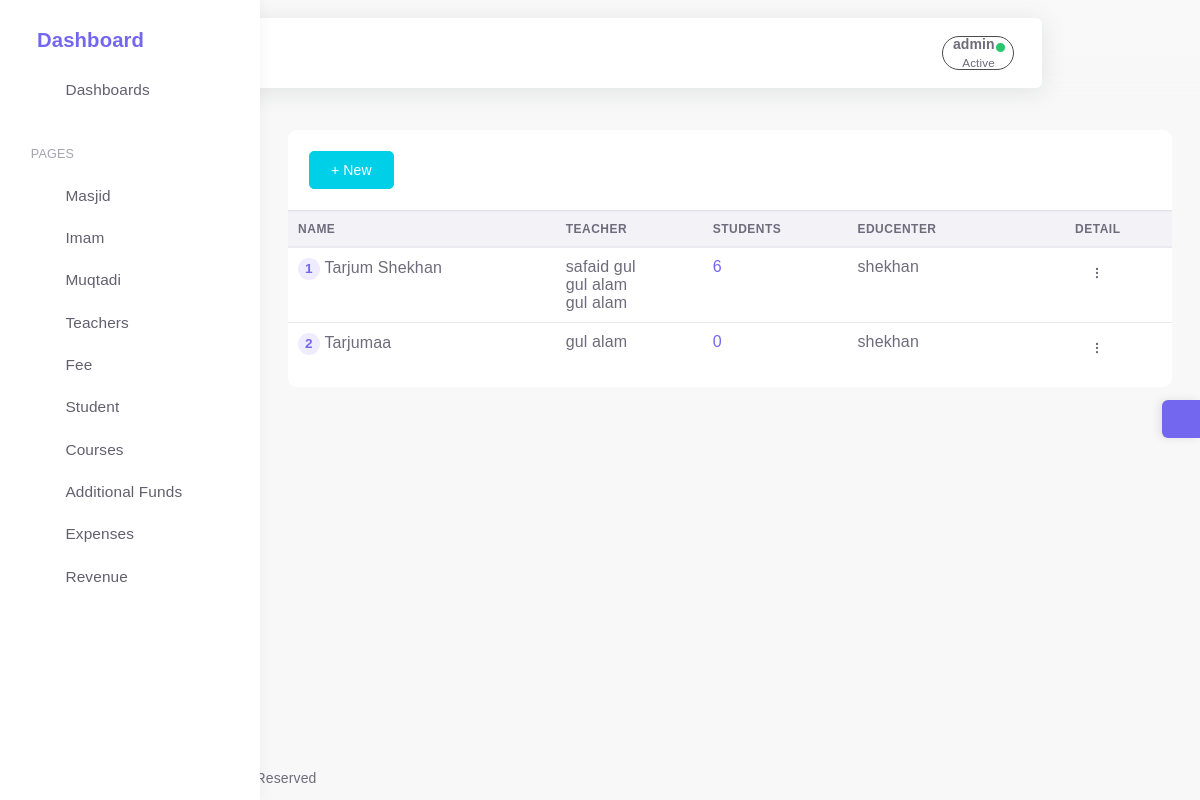
The app's page /courseslist (signed in) with its own data.
### app/models.py (models this page shows, shortened)
class Cusmanager(models.Model):
    is_deleted=models.BooleanField(default=False)
    objects=Softdeletemanager()
    allobjects=models.Manager()
    class Meta:
        abstract=True

class Courses(Cusmanager):
        name = models.CharField(max_length=30)
        educenter = models.ForeignKey("Educenter", on_delete=models.CASCADE)

class Teacher(Cusmanager):
        name=models.CharField(max_length=30)
        address=models.CharField(max_length=60,blank=True, null=True)
        is_imam=models.BooleanField(default=False)
        is_teacher=models.BooleanField(default=False)
        cnic=models.PositiveIntegerField(blank=True, null=True,validators=[validate_cnic])
        salary=models.PositiveIntegerField(validators=[validate_money])
        phone=models.IntegerField(validators=[validate_phone],help_text="Enter phone number without zero")
        courses=models.ManyToManyField('Courses' ,blank=True)
        educenter=models.ForeignKey("Educenter",on_delete=models.CASCADE)
        qualification=models.CharField(max_length=50,null=True,blank=True)
        admission_date= models.IntegerField(default=today.day, validators=[validate_date])
        adm_month= models.IntegerField(default=today.month,validators=[validate_date])
        adm_year= models.IntegerField(default=today.year, validators=[validate_year])

class Educenter(Cusmanager):
    useradmin = models.OneToOneField(Useradmin, on_delete=models.CASCADE)
    name=models.CharField(max_length=50)
    address=models.CharField(max_length=60)
    def __str__(self):
        return self.name

### app/views.py (the view, shortened to what this page needs)
# urls.py: path('courseslist',Courselist.as_view(),name="courseslist"),
class Courselist(LoginRequiredMixin,ListView):
    template_name="Courses/Courselist.html"
    model=Courses
    context_object_name="courses"
    fields="__all__"
    def get_queryset(self):
        if self.request.user.is_superuser:
            qs=Courses.objects.filter(is_deleted=False).order_by('educenter')
            return qs

### app/cusmanager.py (called while the page is built)
    def get_queryset(self):
        return super().get_queryset().filter(is_deleted=False)

### templates/Courses/Courselist.html (shortened to what this page needs)
{% extends 'base.html' %}
{% load static %}
{% block content %}
<link rel="stylesheet" type="text/css" href="https://cdn.datatables.net/1.10.20/css/jquery.dataTables.css">
<link rel="stylesheet"  href="https://cdn.datatables.net/buttons/2.2.3/css/buttons.dataTables.min.css" >
{% if request.user.is_superuser %}
<div style="border-radius:9px;"  class="bg-white table-responsive">
                                <table class="table table-hover example ">
                                    <div class="card-header"><a href="{% url 'admcreatecourses'  %}" class="btn btn-info">+ New</a> </div>
                                    <thead>
                                        <tr>
                                            <th>Name</th>
                                            <th>Teacher</th>
                                            <th>Students</th>
                                            <th>educenter</th>
                                            <th></th>
                                            <th>detail</th>
                                        </tr>
                                    </thead>
                                    <tbody>
                                    {% for course in courses %}
                                        <tr>
                                            <td>
                            <span class="badge badge-pill badge-light-primary"> {{forloop.counter}} </span><b></b><b></b>
                                                <span class="font-weight-bold  ">{{course.name|title}}</span>
                                            </td>
                                            <td>
                                            {%for teacher in course.teacher_set.all %}
                                            {{teacher.name}}<br>
                                                {% empty %}
                                                No added yet
                                            {% endfor %}
                                            </td>
                                            <td>
                                                <div class="x-sets.30px">
                                            <a href="{% url 'stulist' %}">     {{course.student_set.count}}</a>
                                                </div>
                                            <td><span class=" badge-light-primary mr-1">{{course.educenter}}</span></td>
                                            <td>
                                                </td>
                                            <td>
                                                <div class="dropdown">
                                                    <button type="button" class="btn btn-sm dropdown-toggle hide-arrow waves-effect waves-float waves-light" data-toggle="dropdown">
                                                    </button>
                                                </div>
                                            </td>
                                        </tr>
 {% endfor %}
                                    </tbody>
                                    {% endif %}
                                </table>
                            </div>
</table></div>
 {% endblock %}

### templates/base.html (shortened to what this page needs)
{% load static %}
<html class="loading" lang="en" data-textdirection="ltr">
<head>
 <link href="https://cdn.jsdelivr.net/npm/select2@4.1.0-beta.1/dist/css/select2.min.css" rel="stylesheet" />
    <link rel="stylesheet" type="text/css" href="{% static '/app-assets/vendors/css/vendors.min.css' %}">
    <link rel="stylesheet" type="text/css" href="{% static '/app-assets/vendors/css/extensions/toastr.min.css' %}">
    <link rel="stylesheet" type="text/css " href="{% static '/app-assets/vendors/css/charts/apexcharts.css' %}">
    <link rel="stylesheet" href="https://cdn.jsdelivr.net/npm/bootstrap@4.6.0/dist/css/bootstrap.min.css">
    <link rel="stylesheet" type="text/css" href="{% static '/app-assets/css/bootstrap-extended.min.css' %}">
    <link rel="stylesheet" type="text/css" href="{% static '/app-assets/css/bootstrap.min.css' %}">
    <link rel="stylesheet" type="text/css" href="{% static '/app-assets/css/colors.min.css' %}">
    <link rel="stylesheet" type="text/css" href="{% static '/app-assets/css/components.min.css' %}">
    <link rel="stylesheet" type="text/css" href="{% static '/app-assets/css/themes/dark-layout.min.css' %}">
    <link rel="stylesheet" type="text/css" href="{% static '/app-assets/css/themes/bordered-layout.min.css' %}">
    <link rel="stylesheet" type="text/css" href="{% static '/app-assets/css/themes/semi-dark-layout.min.css' %}">
    <link rel="stylesheet" type="text/css" href="{% static '/app-assets/css/core/menu/menu-types/vertical-menu.min.css' %}">
    <link rel="stylesheet" type="text/css" href="{% static '/app-assets/css/pages/dashboard-ecommerce.min.css' %}">
    <link rel="stylesheet" type="text/css" href="{% static '/app-assets/css/plugins/charts/chart-apex.min.css' %}">
    <link rel="stylesheet" type="text/css" href="{% static '/app-assets/css/plugins/extensions/ext-component-toastr.min.css' %}">
    <link rel="stylesheet" type="text/css" href="{% static '/assets/css/style.css' %}">
</head>
<body class="vertical-layout vertical-menu-modern  navbar-floating footer-static  mainbody" data-open="click" data-menu="vertical-menu-modern" data-col="">
    <span style="display:none;">{% now "Y" as cyear %} {% now "n" as cmonth%}</span>
<nav class="header-navbar navbar navbar-expand-lg align-items-center floating-nav navbar-light navbar-shadow container-xxl">
    <div class="navbar-container d-flex content">
        <div class="bookmark-wrapper d-flex align-items-center">
            <ul class="nav navbar-nav">
                <li class="nav-item d-none d-lg-block"><a class="nav-link bookmark-star"><i class="ficon text-warning" data-feather="star"></i></a>
                </li>
            </ul>
        </div>
        <ul class="nav navbar-nav align-items-center ml-auto rounded">
            {% if request.user.is_authenticated %}
            <li class="nav-item dropdown dropdown-user border-dark"  style="padding:0px; margin:0px; border-radius:90px;"><a class=" nav-link dropdown-toggle dropdown-user-link"  href="javascript:void(0);" data-toggle="dropdown" aria-haspopup="true" aria-expanded="false">
                <div class="user-nav d-sm-flex d-none"><span class="user-name font-weight-bolder">{{request.user}}</span><span class="user-status">Active</span></div><span class="avatar"><span class="avatar-status-online"></span></span></a>
            </li>
            {% endif %}
        </ul>
    </div>
</nav>
<div class="main-menu menu-fixed menu-light menu-accordion menu-shadow" data-scroll-to-active="true">
    <div class="navbar-header">
        <ul class="nav navbar-nav flex-row">
            <li class="nav-item mr-auto"><a class="navbar-brand" href="/">
                    <h2 class="brand-text">Dashboard</h2></a></li>
            <li class="nav-item nav-toggle"><a class="nav-link modern-nav-toggle pr-0" data-toggle="collapse"><i class="d-none d-xl-block collapse-toggle-icon font-medium-4  text-primary" data-feather="disc" data-ticon="disc"></i></a></li>
        </ul>
    </div>
    <div class="main-menu-content">
        <ul class="navigation navigation-main" id="main-menu-navigation" data-menu="menu-navigation">
            <li class=" nav-item"><a class="d-flex align-items-center" href="/"><i data-feather="home"></i><span class="menu-title text-truncate" data-i18n="Dashboards">Dashboards</span></a>
            </li>
            <li class=" navigation-header  align-items-center"><span data-i18n="Apps &amp; Pages">   Pages</span><i data-feather="more-horizontal"></i>
          {% if request.user.is_superuser %}
            </li>
            <li class=" nav-item"><a class="d-flex align-items-center" href="{% url 'educenlist'%}"><i data-feather="home"></i><span class="menu-title text-truncate" data-i18n="Email">Masjid</span></a>
            </li>
          {% endif %}
            <li class=" nav-item"><a class="d-flex align-items-center" href="{% url 'imamlist'%}"><i data-feather="users"></i><span class="menu-title text-truncate" data-i18n="Chat">Imam </span></a>
            </li>
            <li class=" nav-item"><a class="d-flex align-items-center" href="{% url 'emplist'%}"><i data-feather="users"></i><span class="menu-title text-truncate" data-i18n="Todo">Muqtadi</span></a>
            </li>
            <li class=" nav-item"><a class="d-flex align-items-center" href="{% url 'teacherlist'%}"><i data-feather="users"></i><span class="menu-title text-truncate" data-i18n="Calendar">Teachers</span></a>
            </li>
            <li class=" nav-item"><a class="d-flex align-items-center" href="{% url 'paytmentmenue'%}"><i data-feather="dollar-sign"></i><span class="menu-title text-truncate" data-i18n="Kanban">Fee</span></a>
            </li>
            <li class=" nav-item"><a class="d-flex align-items-center" href="{% url 'stulist'%}"><i data-feather="users"></i><span class="menu-title text-truncate" data-i18n="Kanban">Student</span></a>
            </li>
            <li class=" nav-item"><a class="d-flex align-items-center" href="{% url 'courseslist'%}"><i data-feather="book"></i><span class="menu-title text-truncate" data-i18n="Kanban">Courses</span></a>
            </li>
            <li class=" nav-item"><a class="d-flex align-items-center" href="{% url 'sidefundlist' cmonth cyear %}"><i data-feather="briefcase"></i><span class="menu-title text-truncate" data-i18n="Kanban">Additional Funds</span></a>
            </li>
            <li class=" nav-item"><a class="d-flex align-items-center" href="{% url 'expenselist' cmonth cyear %}"><i data-feather="shopping-bag"></i><span class="menu-title text-truncate" data-i18n="Kanban">Expenses</span></a>
            </li>
            {% now "n" as current_month %}
            {% now "Y" as current_year %}
            <li class=" nav-item"><a class="d-flex align-items-center" href="{% url 'showrevenue'  current_month current_year %}"><i data-feather="pocket"></i><span class="menu-title text-truncate" data-i18n="Kanban">Revenue</span></a>
            </li>
        </ul>
    </div>
</div>
<div class="app-content content">
    <div class="content-wrapper container-xxl p-0">
        <div class="content-header row">
        </div>
        <div class="content-body">
            <section id="multiple-column-form sect" class="mainsection float-center ">
                    {% block content %}
                    {% endblock content %}
        </div>
    </div>
<div class="customizer d-none d-md-block"><a class="customizer-toggle d-flex align-items-center justify-content-center" href="javascript:void(0);"><i class="spinner" data-feather="settings"></i></a>
</div>
<footer class="footer footer-static footer-light">
  <p class="clearfix mb-0"><span class="float-md-left d-block d-md-inline-block mt-25">COPYRIGHT  &copy; 2022<a class="ml-25" href="https://1.envato.market/pixinvent_portfolio" target="_blank">test</a><span class="d-none d-sm-inline-block">, All rights Reserved</span></span></p>
</footer>
</body>
</html>

### records on screen
Courses: name "Tarjum Shekhan", student_set.count "6", educenter "shekhan"
Teacher: name "safaid gul"
Teacher: name "gul alam"
Teacher: name "gul alam"
Courses: name "Tarjumaa", student_set.count "0", educenter "shekhan"

### other values on screen
{{ request.user }} "admin"
